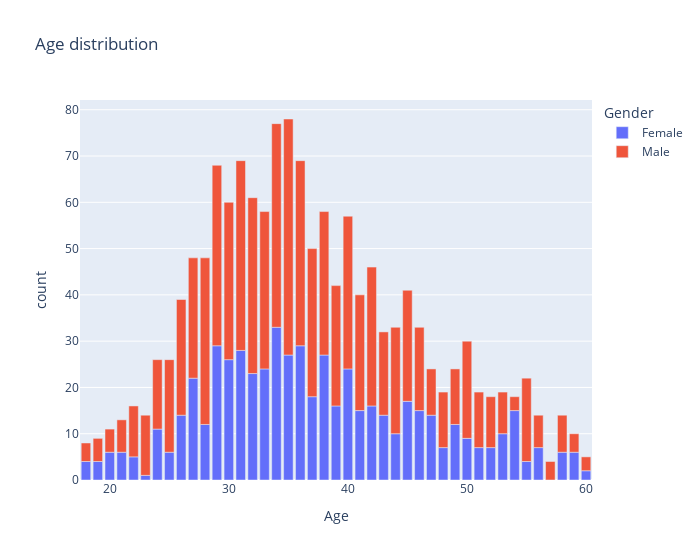

The code cell stored with this chart in its notebook:
### Markdown cell above
The distribution of ages is similar for men and women

### Code cell
age_gender_counts = df.groupby(["Age", "Gender"]).size().reset_index(name='count')
fig2=px.bar(age_gender_counts, x="Age", y="count", color="Gender", title="Age distribution",width=700)

fig2.show()

# variante: px.histogram(df, x="Age", color="Gender", title="Age distribution", width=700).show()

### Figure 1 — Plotly figure (JSON) as saved in the notebook; plotly's stock layout.template omitted (floating-point values rounded to 4 significant figures)
{"data": [{"hovertemplate": "Gender=Female<br>Age=%{x}<br>count=%{y}<extra></extra>", "legendgroup": "Female", "marker": {"color": "#636efa", "pattern": {"shape": ""}}, "name": "Female", "orientation": "v", "showlegend": true, "textposition": "auto", "type": "bar", "x": [18, 19, 20, 21, 22, 23, 24, 25, 26, 27, 28, 29, 30, 31, 32, 33, 34, 35, 36, 37, 38, 39, 40, 41, 42, 43, 44, 45, 46, 47, 48, 49, 50, 51, 52, 53, 54, 55, 56, 58, 59, 60], "xaxis": "x", "y": [4, 4, 6, 6, 5, 1, 11, 6, 14, 22, 12, 29, 26, 28, 23, 24, 33, 27, 29, 18, 27, 16, 24, 15, 16, 14, 10, 17, 15, 14, 7, 12, 9, 7, 7, 10, 15, 4, 7, 6, 6, 2], "yaxis": "y"}, {"hovertemplate": "Gender=Male<br>Age=%{x}<br>count=%{y}<extra></extra>", "legendgroup": "Male", "marker": {"color": "#EF553B", "pattern": {"shape": ""}}, "name": "Male", "orientation": "v", "showlegend": true, "textposition": "auto", "type": "bar", "x": [18, 19, 20, 21, 22, 23, 24, 25, 26, 27, 28, 29, 30, 31, 32, 33, 34, 35, 36, 37, 38, 39, 40, 41, 42, 43, 44, 45, 46, 47, 48, 49, 50, 51, 52, 53, 54, 55, 56, 57, 58, 59, 60], "xaxis": "x", "y": [4, 5, 5, 7, 11, 13, 15, 20, 25, 26, 36, 39, 34, 41, 38, 34, 44, 51, 40, 32, 31, 26, 33, 25, 30, 18, 23, 24, 18, 10, 12, 12, 21, 12, 11, 9, 3, 18, 7, 4, 8, 4, 3], "yaxis": "y"}], "layout": {"barmode": "relative", "legend": {"title": {"text": "Gender"}, "tracegroupgap": 0}, "title": {"text": "Age distribution"}, "width": 700, "xaxis": {"anchor": "y", "domain": [0, 1], "title": {"text": "Age"}}, "yaxis": {"anchor": "x", "domain": [0, 1], "title": {"text": "count"}}}}
